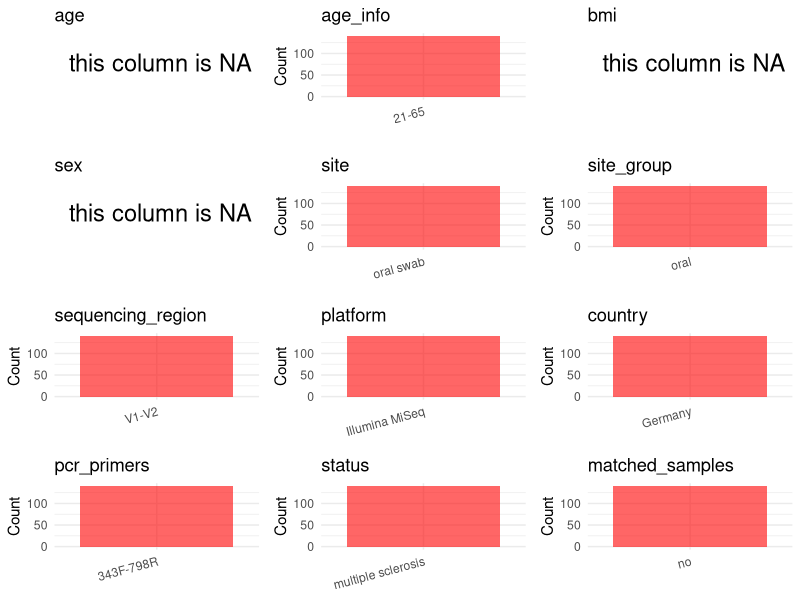

R code for this plot: (Note: this script raises an error after producing the figure.)
## ---- chunk 1
# Load libraries
library(dplyr)
library(ggplot2)
library(cowplot)

# (1) Setting working directory
# EDIT HERE: change project_id for each study
project_id <- "PRJEB44538"

base_dir <- "/beegfs/huangxiaochang/global_oral/global-oral-microbiome/data/projects/"
setwd(file.path(base_dir, project_id))

# (2) Loading raw SRA metadata file
sra_file <- "SraRunTable.csv"
initial_meta <- read.csv("SraRunTable.csv", header = TRUE)

# (3) OPTIONAL: If extra metadata (e.g., Table.x or supplemental materials) are available from the article, you may need to merge the file with initial_meta manually. Below is example code for merging. Depending on the specific case of each study, you can customize the code as needed.
# supp_table <- read.csv("supplemental_table.csv", header = TRUE)
# initial_meta <- left_join(initial_meta, supp_table, by = merge_col_name)
## ---- chunk 2
# (1) Read the article in the following order: abstract, the beginning of the results section, and the methods. Understand the sample size, experimental design, and disease group overview. Clarify the sampling sites; for oral and gut samples, specify the exact sites like supragingival plaque, tongue, etc.

# (2) IMPORTANT: MUST go through each column of initial_meta
# head(initial_meta, 10)

# IMPORTANT: Check the unique values in the column of interest or query column.
# lapply(initial_meta[c('body_habitat', 'body_product', 'body_site')], table) # site
# table(initial_meta$host_subject_id) # subject id
# table(initial_meta$platform..exp.) # output is Illumina
# table(initial_meta$target_subfragment..exp.)
## ---- chunk 3
# (1) EDIT HERE: Parameter setup
# NOTE: This project has no lab control samples (blanks/positives) or non-human samples. Leave keywords empty to skip filtering.
control_column <- NA   # column name in initial_meta
# unique(initial_meta[[control_column]])  # uncomment to explore
control_keywords <- c()     # Enter exact keywords

species_column <- NA          # column name in initial_meta
# unique(initial_meta[[species_column]])  # uncomment to explore
non_human_keywords <- c()            # Enter exact keywords


# (2) Remove controls and non-human samples. DO NOT need to modify code in this part, just run it.
n_samples <- nrow(initial_meta)
# Control evaluation
if (length(control_keywords) > 0) {
  if (is.null(control_column) || control_column == "") {
    stop("Error: control_keywords provided but control_column is missing.")
  }

  if (!(control_column %in% colnames(initial_meta))) {
    stop(sprintf("Error: Column '%s' not found in initial_meta.", control_column))
  }

  control_pattern <- paste(control_keywords, collapse = "|")
  control_text <- initial_meta[[control_column]]
  is_control <- grepl(control_pattern, control_text)

} else {
  is_control <- rep(FALSE, n_samples)
}

# Non-human evaluation
if (length(non_human_keywords) > 0) {
  if (is.null(species_column) || species_column == "") {
    stop("Error: non_human_keywords provided but species_column is missing.")
  }

  if (!(species_column %in% colnames(initial_meta))) {
    stop(sprintf("Error: Column '%s' not found in initial_meta.", control_column))
  }

  non_human_pattern <- paste(non_human_keywords, collapse = "|")
  species_text <- initial_meta[[species_column]]
  is_non_human <- grepl(non_human_pattern, species_text)
} else {
  is_non_human <- rep(FALSE, n_samples)
}

# Execute removal
samples_to_remove <- is_control | is_non_human
initial_meta <- initial_meta[!samples_to_remove, ]

cat("Initial samples counts:",n_samples,"\n")
cat("Removed control samples:", sum(is_control), "\n")
cat("Removed non-human samples:", sum(is_non_human), "\n")
cat("Total samples removed ", sum(samples_to_remove), "\n")
cat("Remaining samples after Step 2:", nrow(initial_meta), "\n")
## ---- chunk 4
# Extract columns from initial_meta as follows:
# (1) No modification needed → extract directly.
# (2) Modification needed → create a column start with 'raw_' and mark the target column as "pending".
# (3) Need to find or determine based on the article.

metadata <- data.frame(
  bioproject = initial_meta$BioProject,
  sample_id = initial_meta$Run,
  subject_id = initial_meta$Submitter_Id,
  age = NA,
  age_info = "21-65",
  bmi = NA,
  raw_sex = NA,
  sex = "pending",
  sequencing_region = "V1-V2",
  platform = initial_meta$Instrument,
  country = initial_meta$geo_loc_name_country,
  raw_site = initial_meta$common_name,
  site = "pending",
  site_group = "pending",
  public_time = initial_meta$ReleaseDate,
  pcr_primers = NA,
  title = NA,
  disease_study = NA,
  status = NA,
  matched_samples = "pending",
  is_time_series = "no",
  stringsAsFactors = FALSE
)

metadata$public_time <- as.Date(metadata$public_time)
## ---- chunk 5
# (1) Handle the columns with the `raw_` prefix.
# IMPORTANT: Add comments if the modification is not straightforward!!
metadata$sex <- NA_character_

# Remap site column from common_name values
metadata <- metadata %>% mutate(site = case_when(
  raw_site == "Human stool" ~ "feces",
  raw_site == "Human swab" ~ "oral swab",
  TRUE ~ raw_site
)) # common_name contained generic labels; remapped to specific site names

# Add publication information
metadata$pcr_primers <- "343F-798R"
metadata$title <- "B-cell-depletion reverses dysbiosis of the microbiome in multiple sclerosis patients"
metadata$disease_study <- "yes"

# All subjects are multiple sclerosis patients
metadata$status <- "multiple sclerosis"

# Keep only oral swab samples
keep_subjects <- metadata$subject_id[metadata$site == "oral swab"]
metadata <- metadata[metadata$subject_id %in% keep_subjects, ]

## ---- chunk 6
# (2) Filling the 'site_group' and 'matched_samples' columns
# editing site_group
unique(metadata$site)
# EDIT HERE: add oral sites
Oral_site = c("saliva", "mouth", "tongue coating", "supragingival plaque", "subgingival plaque", "oral swab", "denture", "tooth", "abscess pus", "adjacent periodontal pocket", "patient healthy crevice", "healthy control crevice", "gingival crevicular fluid", "subgingival plaque")
# EDIT HERE: add gut sites
Gut_site = c("feces", "stool")
# just run
metadata <- metadata %>%
  mutate(site_group = case_when(
    site %in% Oral_site ~ "oral",
    site %in% Gut_site ~ "gut",
    TRUE ~ "other"
  ))

# editing matched_samples, just run.
metadata$matched_samples <- ifelse(
  ave(metadata$subject_id, metadata$subject_id, FUN = length) > 1,
  "yes",
  "no"
)
## ---- chunk 7
# (3) check if there is pending value in metadata. If there is pending value, go on modify the metadata.
# Function to check if a column contains "pending"
has_pending <- function(col) {
  if (is.character(col) || is.factor(col)) {
    any(col == "pending", na.rm = TRUE)
  } else {
    FALSE
  }
}

# Check for any pending value
any_pending_value <- any(sapply(metadata, has_pending))

if (!any_pending_value) {
  message("Good! No cell contains the value 'pending'.")
} else {
  pending_cols <- names(metadata)[sapply(metadata, has_pending)]
  message("Columns containing 'pending': ", paste(pending_cols, collapse = ", "))
  message("Please continue to resolve these pending columns!")
}
## ---- chunk 8
# Select columns for visualization, just run
plot_data <- metadata %>%
  select(-bioproject, -sample_id, -subject_id, -title)

create_simple_plots <- function(data) {
  plots <- list()
  continuous_vars <- c("age", "bmi")

  for (col in colnames(data)) {
    if (all(is.na(data[[col]]))) {
      p <- ggplot() +
        annotate("text", x = 0.5, y = 0.5, label = "this column is NA", size = 6) +
        labs(title = col) +
        theme_void()
    } else if (col %in% continuous_vars && is.numeric(data[[col]])) {
      p <- ggplot(data, aes(x = .data[[col]])) +
        geom_histogram(fill = "blue", alpha = 0.6, bins = 20, na.rm = TRUE) +
        labs(title = col, x = col, y = "Count") +
        theme_minimal()
    } else {
      count_data <- as.data.frame(table(data[[col]], useNA = "ifany"))
      p <- ggplot(count_data, aes(x = reorder(Var1, -Freq), y = Freq)) +
        geom_col(fill = "red", alpha = 0.6) +
        labs(title = col, x = NULL, y = "Count") +
        theme_minimal() +
        theme(axis.text.x = element_text(angle = 15, hjust = 1))
    }
    plots[[col]] <- p
  }

  return(plots)
}

# Generate and arrange plots
plots <- create_simple_plots(plot_data)
p <- plot_grid(plots$age,
               plots$age_info,
               plots$bmi,
               plots$sex,
               plots$site,
               plots$site_group,
               plots$sequencing_region,
               plots$platform,
               plots$country,
               plots$pcr_primers,
               plots$status,
               plots$matched_samples,
               ncol = 3, align = "hv", axis = "lb")
ggsave("Metadata_Summary.png", plot = p, width = 8, height = 6, dpi = 150)
## ---- chunk 9
# Insert Metadata_Summary.png into the current Rmd output
knitr::include_graphics("Metadata_Summary.png")
## ---- chunk 10
# Reorder the data frame
fixed_cols <- c("bioproject", "sample_id", "subject_id", "age", "age_info",
                "bmi", "sex", "platform", "sequencing_region", "pcr_primers",
                "country", "site", "site_group", "disease_study", "status",
                "title", "public_time", "matched_samples", "is_time_series")
metadata <- metadata %>%
  select(all_of(fixed_cols), everything())

# save metadata
# head(metadata)
write.csv(metadata, file = "metadata_v2.csv", quote = TRUE, row.names = FALSE)
